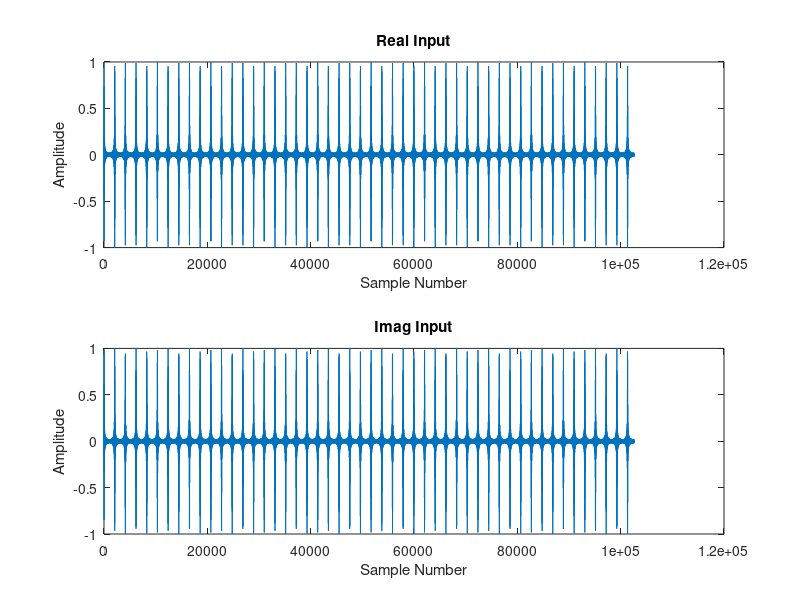
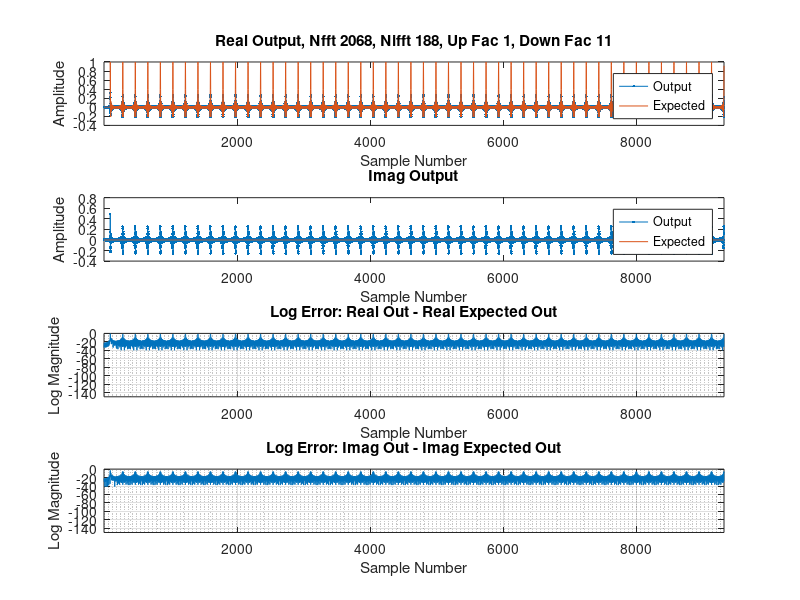
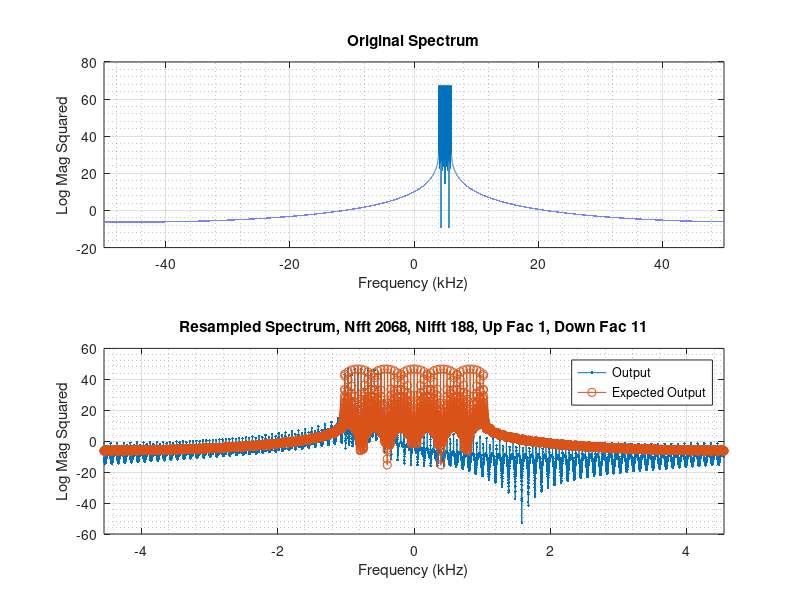

Here is the MATLAB script that generated these plots, in order:
%% Use an FFT and IFFT pair to resample a time series
% This resampler supports any rational resampling amount using an FFT/IFFT
% pair and zero insertion or sample removal in the frequency domain.
close all; clear

% TODO:
% 5) Repackage the resampler core as a function
% 6) Implement the resampler bank using the core function. The bank should
% use one FFT and produce N output channels, each with a different resample
% factor from different parts of the input spectrum
% 7) Implement a frequency domain filter so that the output channels can
% have occupied bandwidth less than the output sample rate

% Resampler parameters
Nfft_min = 2048; % minimum FFT size, true value can be larger as needed
up_fac = 1;      % upsampling factor
down_fac = 11;   % downsampling factor

% Input signal parameters
% Nsamps = 10000;  % total number of input samples
Nsamps = 100*2052/2;  % total number of input samples
fs = 100e3;      % sample rate (Hz)
fc = 5e3;          % center frequency
bw = 2e3;        % bandwidth, if bw = 1 a complex tone will be generated
fsrs = fs*up_fac/down_fac;  % sampling rate after resampling

%% Compute dependent resampler parameters and memory allocation
if fsrs/2 < abs(fc) + bw/2
    warning('USER ERROR: Your choice of fc, bw and up_fac/down_fac will cause aliasing!')
end

% Make up_fac and down_fac as small as possible while preserving ratio
if rem(up_fac,1) || rem(down_fac,1) || up_fac < 0 || down_fac < 0
    error('USER ERROR: up_fac and down_fac must be positive integers');
end
gcd_val = gcd(up_fac, down_fac);
if gcd_val ~= 1
    up_fac = up_fac/gcd_val;
    down_fac = down_fac/gcd_val;
end

% Determine FFT size that will support the resample ratio (up_fac/down_fac)
% The requirement is FFT size divided by down_fac must be even so that the
% needed number of spectrum sample pairs can be removed
Nfft = Nfft_min;
while mod(Nfft/down_fac,2) ~= 0
    Nfft = Nfft + 2;
end
Nifft = Nfft*up_fac/down_fac;
if mod(Nifft,2) ~= 0
    error('Nifft is not an even number, something went wrong')
end

% Memory allocations
fsrs = fs*up_fac/down_fac;  % sampling rate after resampling
win = hann(Nfft, 'periodic').';
fft_buf = zeros(1,Nfft/2);
if up_fac >= down_fac
    fft_out = zeros(1,Nifft);
else
    fft_out = zeros(1,Nfft);
end
ifft_buf = zeros(1,Nifft/2);
% out = zeros(1, ceil(up_fac/down_fac*Nsamps));

%% Generating the input band signal
t = 0:1/fs:Nsamps/fs-1/fs;  % start rate time
bins = ceil(Nfft*(bw/fs));
trs = 0:1/fsrs:max(t);      % resampled time
if bins == 1
    f = ceil(fs/Nfft);
else
    f = (-bins/2:1:bins/2)*(fs/Nfft);
%     f = f(f>0); % use this to create a complex signal
end

expected_out = exp(1i*2*pi*f(1)*trs);
for i=2:length(f)
    expected_out = expected_out+exp(1i*2*pi*f(i)*trs);
end
expected_out = expected_out/length(f);

f = fc + f;
input = exp(1i*2*pi*f(1)*t);

for i=2:length(f)
    input = input+exp(1i*2*pi*f(i)*t);
end
input = input/length(f);

%% Resampler signal processing
% Nsamps_slice = 128;    
fc_idxs = -Nifft/2:-1; % start indices for fc down conversion
out = []; % collects all output pieces for plotting
% kk = 1; % output index
% for nn = 1:Nsamps_slice:numel(input)-Nsamps_slice
for nn = 1:Nfft/2:numel(input)-Nfft/2
    idxs = nn:nn+Nfft/2-1;
    slice = [fft_buf input(idxs)];
    fft_buf = input(idxs);

    start_idx = abs(Nifft/2 - Nfft/2) + 1;
    if up_fac >= down_fac
        stop_idx = start_idx + Nfft - 1;        
        temp = up_fac/down_fac*fftshift(fft(slice.*win));
        fft_out(start_idx:stop_idx) = temp;
        % Insert a filter sequence with passband equal to the desired occupied 
        % bandwidth. Multiply ifft_out by this filter before taking ifft.
        ifft_out = ifft(ifftshift(fft_out));
    else
        stop_idx = start_idx + Nifft - 1;        
        fft_out = up_fac/down_fac*fftshift(fft(slice.*win));
        % Insert a filter sequence with passband equal to the desired occupied 
        % bandwidth. Multiply ifft_out by this filter before taking ifft.
        ifft_out = ifft(ifftshift(fft_out(start_idx:stop_idx)));
    end
    out_piece = ifft_out(1:Nifft/2) + ifft_buf; % slice by slice version
%     out(kk:kk+Nifft/2-1) = ifft_out(1:Nifft/2) + ifft_buf;    
    ifft_buf = ifft_out(Nifft/2+1:end);

    % Frequency down conversion for a given fc slice by slice    
%     sine_wave = [sine_wave exp(-1j*2*pi*(fc/fsrs)*fc_idxs)]; % just test
    out_piece = out_piece.*exp(-1j*2*pi*(fc/fsrs)*fc_idxs);    % slice by slice output
    out = [out out_piece]; % collect all out slices for plots
    fc_start_idx = fc_idxs(end) + 1; % phase continuous across slices
    fc_idxs = fc_start_idx:fc_start_idx + Nifft/2 - 1;

%     kk = kk + Nifft/2;
end
% Frequency correction for given fc, this introduces a phase offset but its
% fine as real world signals will have phase offsets
% out = out.*exp(-1j*2*pi*(fc/fsrs)*(-Nifft/2:length(out)-Nifft/2-1));

expected_out = [zeros(1,Nfft/2*up_fac/down_fac) expected_out]; % account for filter delays

%% Plotting
% Cut out the start and end portions that are due to edge effects
% out_slice = out(Nfft/2*up_fac/down_fac+1:end-Nfft/2*up_fac/down_fac);
% exp_out_slice = expected_out(Nfft/2*up_fac/down_fac+1:end-2*Nfft/2*up_fac/down_fac);

% Time domain figures
figure
subplot(211)
plot(real(input))
title("Real Input")
xlabel('Sample Number')
ylabel('Amplitude')

subplot(212)
plot(imag(input))
title("Imag Input")
xlabel('Sample Number')
ylabel('Amplitude')

figure
subplot(411)
plot(real(out), '.-'); hold all
% plot(real(out_pieces),'.-'); hold all
plot(real(expected_out(1:length(out))))
xlim('tight')
xlabel('Sample Number')
ylabel('Amplitude')
title(sprintf("Real Output, Nfft %i, Nifft %i, Up Fac %i, Down Fac %i", Nfft, Nifft, up_fac, down_fac))
legend('Output','Expected')

subplot(412)
plot(imag(out), '.-'); hold all
% plot(imag(out_pieces),'.-'); hold all
plot(imag(expected_out(1:length(out))))
xlim('tight')
xlabel('Sample Number')
ylabel('Amplitude')
title("Imag Output")
legend('Output','Expected')

subplot(413)
plot(10*log10(abs(real(out) - real(expected_out(1:length(out))))))
% plot(10*log10(abs(real(out_pieces) - real(expected_out(1:length(out_pieces))))))
xlim('tight')
ylim([-150 0])
xlabel('Sample Number')
ylabel('Log Magnitude')
title("Log Error: Real Out - Real Expected Out")
grid; grid minor

subplot(414)
plot(10*log10(abs(imag(out) - imag(expected_out(1:length(out))))))
% plot(10*log10(abs(imag(out_pieces) - imag(expected_out(1:length(out_pieces))))))
xlim('tight')
ylim([-150 0])
xlabel('Sample Number')
ylabel('Log Magnitude')
title("Log Error: Imag Out - Imag Expected Out")
grid; grid minor

% Frequency domain figures
figure
subplot(211)
Nfftp = length(input);
faxis = fs*1e-3*(-0.5:1/Nfftp:0.5-1/Nfftp);
plot(faxis, 10*log10(abs(fftshift(fft(input,Nfftp)).^2)));
xlabel('Frequency (kHz)')
ylabel('Log Mag Squared')
title('Original Spectrum')
xlim('tight')
grid; grid minor

subplot(212)
% Nfftp = length(out_slice);
Nfftp = length(out);
faxis = fsrs*1e-3*(-0.5:1/Nfftp:0.5-1/Nfftp);
% plot(faxis, 10*log10(abs(fftshift(fft(out_slice,Nfftp)).^2)),'.-'); hold all
plot(faxis, 10*log10(abs(fftshift(fft(out,Nfftp)).^2)),'.-'); hold all

% Nfftp = length(exp_out_slice);
Nfftp = length(expected_out);
faxis = fsrs*1e-3*(-0.5:1/Nfftp:0.5-1/Nfftp);
% plot(faxis, 10*log10(abs(fftshift(fft(exp_out_slice,Nfftp)).^2)),'o-');
plot(faxis, 10*log10(abs(fftshift(fft(expected_out,Nfftp)).^2)),'o-');
xlabel('Frequency (kHz)')
ylabel('Log Mag Squared')
title(sprintf("Resampled Spectrum, Nfft %i, Nifft %i, Up Fac %i, Down Fac %i", Nfft, Nifft, up_fac, down_fac))
xlim('tight')
grid; grid minor
legend('Output','Expected Output')
